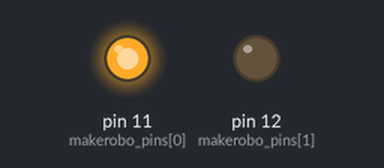
A program run on a simulated Raspberry Pi (header pin numbers). Shown: output pins drawn as LEDs (lit = HIGH).

Above: at 0.05 s.
At 1.5 s:
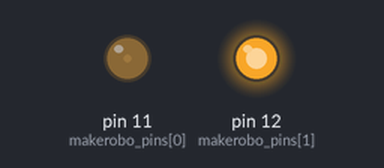
Timing chart, 0 to 4.6 s (numbered marks = the images above):
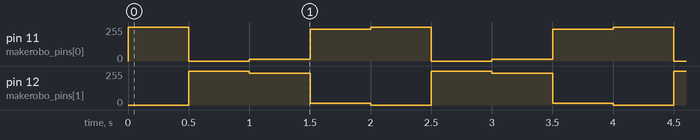

Measured:
- by itself, pin 11 (makerobo_pins[0]): repeats every 2.0 s: 0/255 0.50 s, 15/255 0.50 s, 240/255 0.50 s, 255/255 0.50 s
- by itself, pin 12 (makerobo_pins[1]): repeats every 2.0 s: 240/255 0.50 s, 15/255 0.50 s, 0/255 0.50 s, 255/255 0.50 s

The program:

01_Dule_color_LED.py
```python
#!/usr/bin/env python3
# -*- coding: utf-8 -*-
# －－－－湖南创乐博智能科技有限公司－－－－
#  文件名：01_Dule_color_LED.py
#  版本：V2.0
#  author: zhulin
# 说明：双色LED实验
#---------------------------------------
import RPi.GPIO as GPIO
import time

colors = [0xFF00, 0x00FF, 0x0FF0, 0xF00F]
makerobo_pins = (11, 12)  # PIN管脚字典

GPIO.setmode(GPIO.BOARD)     # 采用实际的物理管脚给GPIO口
GPIO.setwarnings(False)      # 去除GPIO口警告
GPIO.setup(makerobo_pins, GPIO.OUT)   # 设置Pin模式为输出模式
GPIO.output(makerobo_pins, GPIO.LOW)  # 设置Pin管脚为低电平(0V)关闭LED

p_R = GPIO.PWM(makerobo_pins[0], 2000)  # 设置频率为2KHz
p_G = GPIO.PWM(makerobo_pins[1], 2000)  # 设置频率为2KHz

# 初始化占空比为0(led关闭)
p_R.start(0)
p_G.start(0)

def makerobo_pwm_map(x, in_min, in_max, out_min, out_max):
	return (x - in_min) * (out_max - out_min) / (in_max - in_min) + out_min

def makerobo_set_Color(col):   # 例如:col = 0x1122
	R_val = col  >> 8
	G_val = col & 0x00FF
	# 把0-255的范围同比例缩小到0-100之间
	R_val = makerobo_pwm_map(R_val, 0, 255, 0, 100)
	G_val = makerobo_pwm_map(G_val, 0, 255, 0, 100)

	p_R.ChangeDutyCycle(R_val)     # 改变占空比
	p_G.ChangeDutyCycle(G_val)     # 改变占空比

# 调用循环函数
def makerobo_loop():
	while True:
		for col in colors:
			makerobo_set_Color(col)
			time.sleep(0.5)
# 释放资源
def makerobo_destroy():
	p_G.stop()
	p_R.stop()
	GPIO.output(makerobo_pins, GPIO.LOW)    # 关闭所有LED
	GPIO.cleanup()                          # 释放资源

# 程序入口
if __name__ == "__main__":
	try:
		makerobo_loop()       # 调用循环函数
	except KeyboardInterrupt:  # 当按下Ctrl+C时，将执行destroy()子程序。
		makerobo_destroy()    # 释放资源
```
